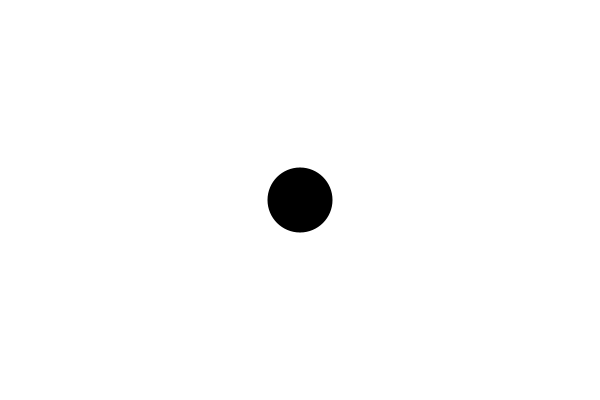
Frame 1 (no input)
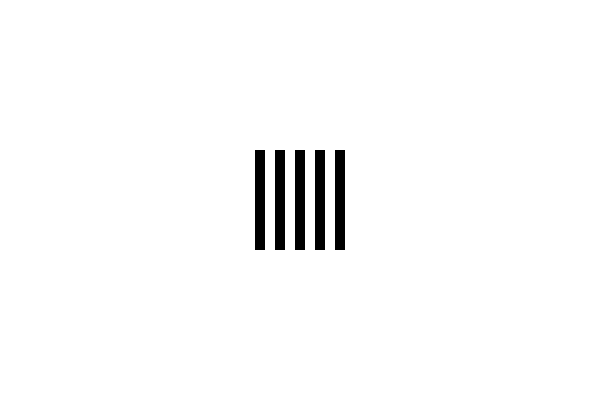
Frame 60 (the mouse pressed at the canvas centre just before this capture)
Frame 120 (the mouse held since frame 60 and released just before this capture): identical to frame 60, image omitted

The Processing sketch that drew these frames (run headless with seeded random() and noise(); from frame 60 on, the mouse is pressed at the canvas centre):

// Processing sketch: motion_06_draw_thaumatrope
// ── motion_06_draw_thaumatrope.pde
void setup() {
  size(600, 400);
  background(255);
  noStroke();
  frameRate(60);
}

void draw() {
  background(255);
  fill(0);
  if(frameCount % 2 == 0) {
    translate(width/2 - 45, height/2 - 50);
    for(int i = 0; i < 5; i++) {
      rect(20*i, 0, 10, 100);
    }
  } else {
    ellipse(width/2, height/2, 65, 65);
  }
}
